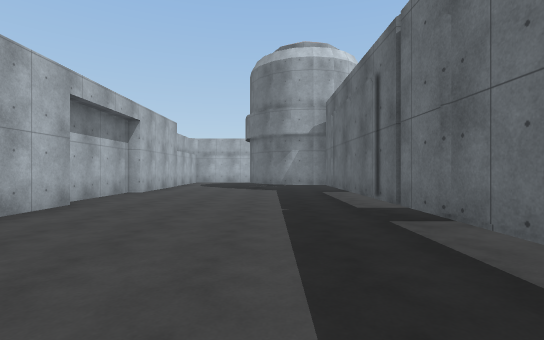
[1] (above)

18 first-person views from a walk through a scene from a Unity 3-D project. The camera is 1.3 m above the floor, looks level and sees 85° across. The floor is counted in squares, 2 m on a side. Each view is taken from the middle of a square. On the plan, view 1 faces up. The plan holds only what a view shows up to about 9 squares ahead; the rest is blank. The place goes on beyond the plan. Surface patterns are stand-ins for the level's own textures.

[2]
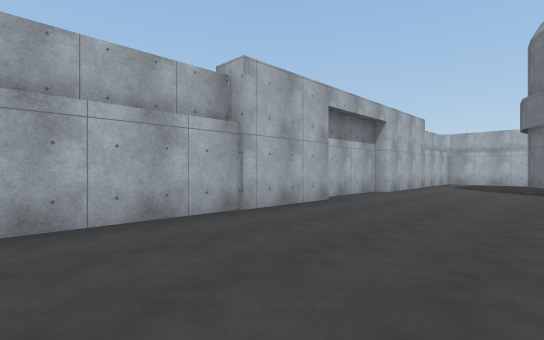

[3]
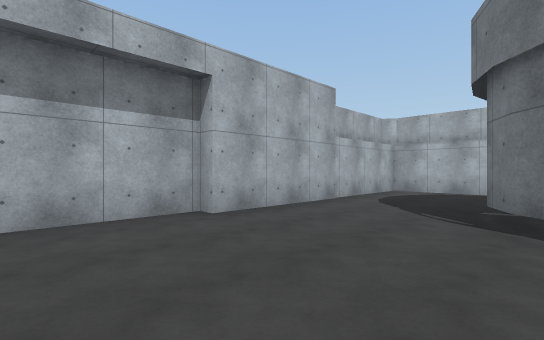

[4]
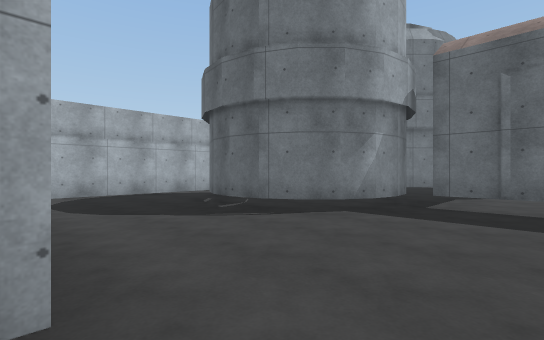

[5]
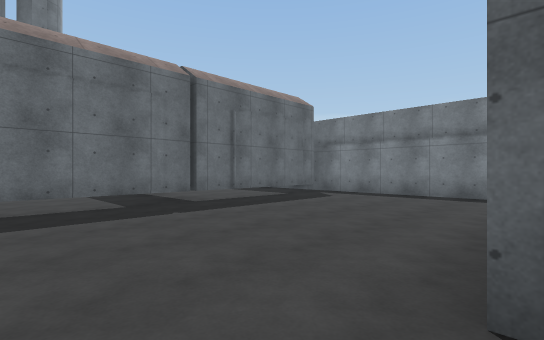

[6]
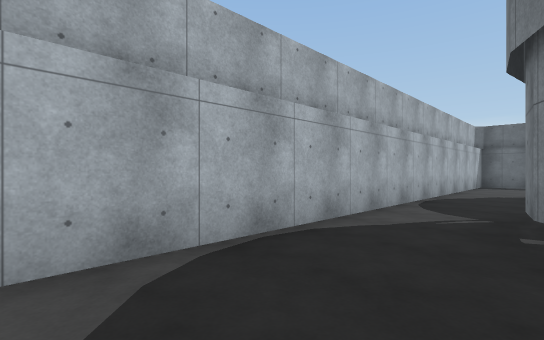

[7]
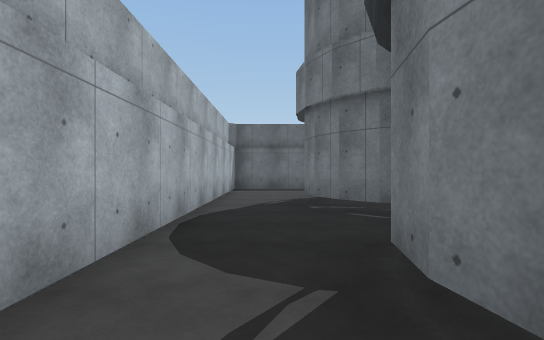

[8]
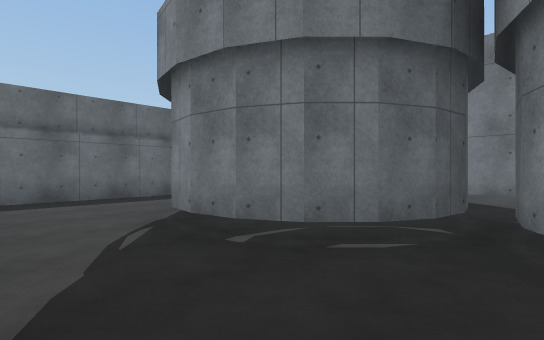

[9]
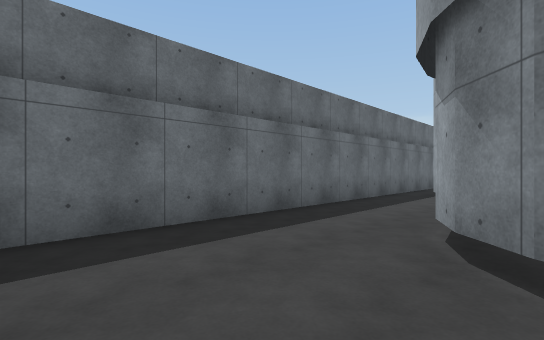

[10]
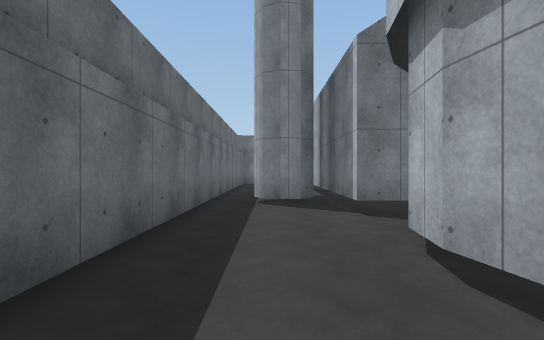

[11]
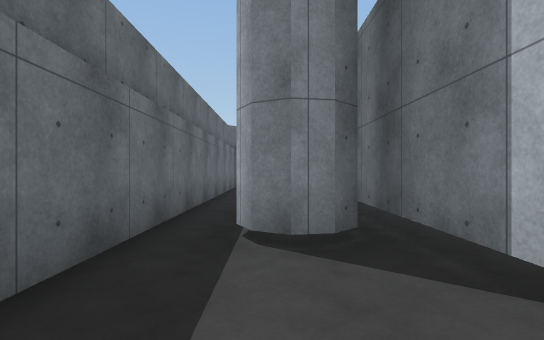

[12]
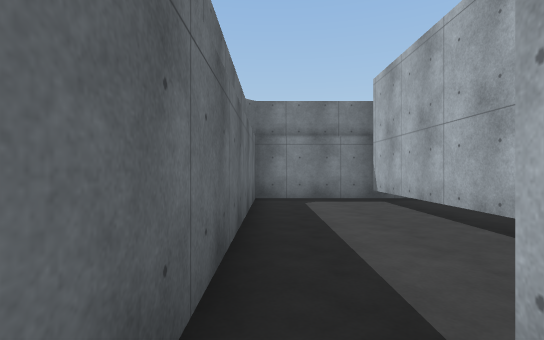

[13]
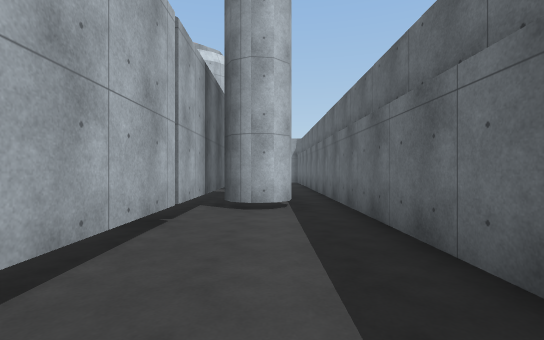

[14]
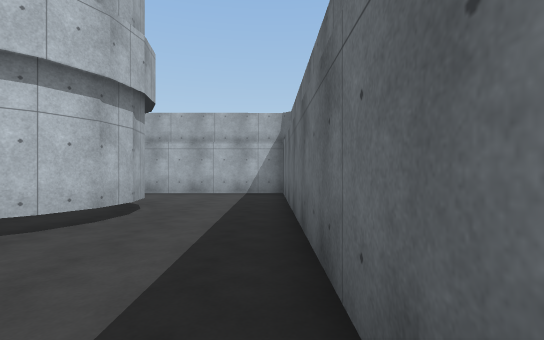

[15]
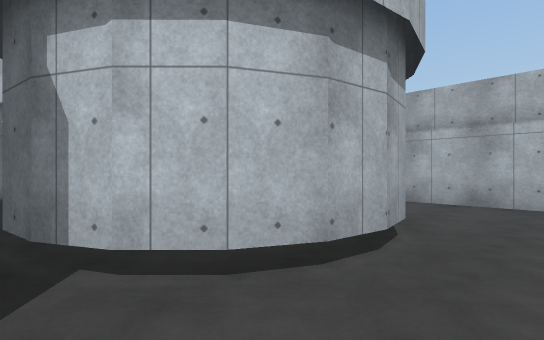

[16]
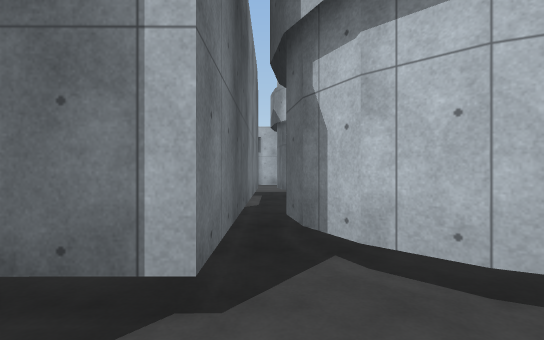

[17]
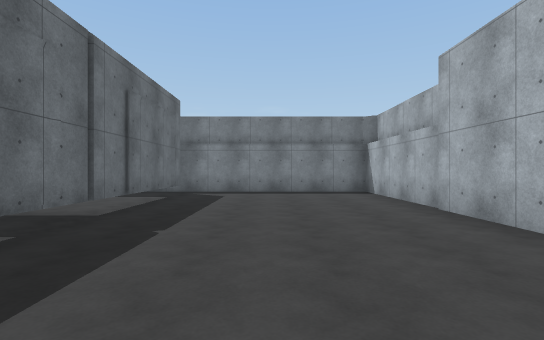

[18]
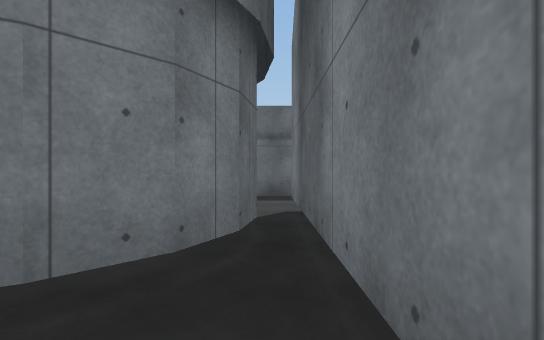

### Floor plan
Ten units are one square. View 1 is at (0, 0); x grows to the right and y downward. Boxes are objects, and circles mark ways between rooms. Rooms are numbered by the first view taken in them; rooms with no view inside come last. Other rooms are left out.
<svg viewBox="-46 -158 155 172">
<path fill="none" stroke="#000" d="M20 -92 13 -91 6 -92 0 -95 -4 -100 -7 -106 -8 -112 -7 -119 -5 -124M39 -119 42 -125 47 -129 52 -132 59 -134 65 -133M6 -132 13 -133 20 -132M78 -87 78 -45M82 -72 85 -75 91 -76 94 -70M71 -130 76 -125 79 -119 80 -113 79 -106 76 -100 71 -96M-38 -56 -38 9 22 9M86 -76 92 -74M83 -50 81 -54M94 -56 93 -51M-39 -149 -38 -85 -41 -85 -41 -60M16 5 16 -87 36 -87M104 -44 103 -153 -35 -152M78 -45 78 4M90 -49 84 -48M93 -51 89 -47 83 -50M72 8 104 8 104 -44M36 -87 78 -87M71 -96 66 -93 59 -91 53 -92 47 -95 41 -101"/>
<circle cx="90" cy="-50" r="3" fill="#2a7"/>
<circle cx="55" cy="-90" r="3" fill="#2a7"/>
<text x="20" y="-90">1</text>
<text x="90" y="-20">2</text>
<text x="50" y="-90">3</text>
</svg>
Room 1 opens to room 2. Room 1 opens to room 3.

Where each view was taken, in squares from view 1:
view 1: 0 up, 0 right, facing up
view 2: 0 up, 0 right, facing up-left
view 3: 6 up, 0 right, facing up-left
view 4: 7 up, 4 left, facing up-right
view 5: 7 up, 4 left, facing down-right
view 6: 13 up, 3 left, facing up-right
view 7: 14 up, 0 right, facing right
view 8: 15 up, 3 right, facing down-right
view 9: 15 up, 7 right, facing down-right
view 10: 13 up, 9 right, facing down
view 11: 10 up, 9 right, facing down
view 12: 6 up, 10 right, facing down
view 13: 0 up, 9 right, facing up
view 14: 7 up, 10 right, facing up
view 15: 9 up, 9 right, facing up-left
view 16: 9 up, 9 right, facing left
view 17: 8 up, 1 left, facing down
view 18: 9 up, 3 right, facing right
